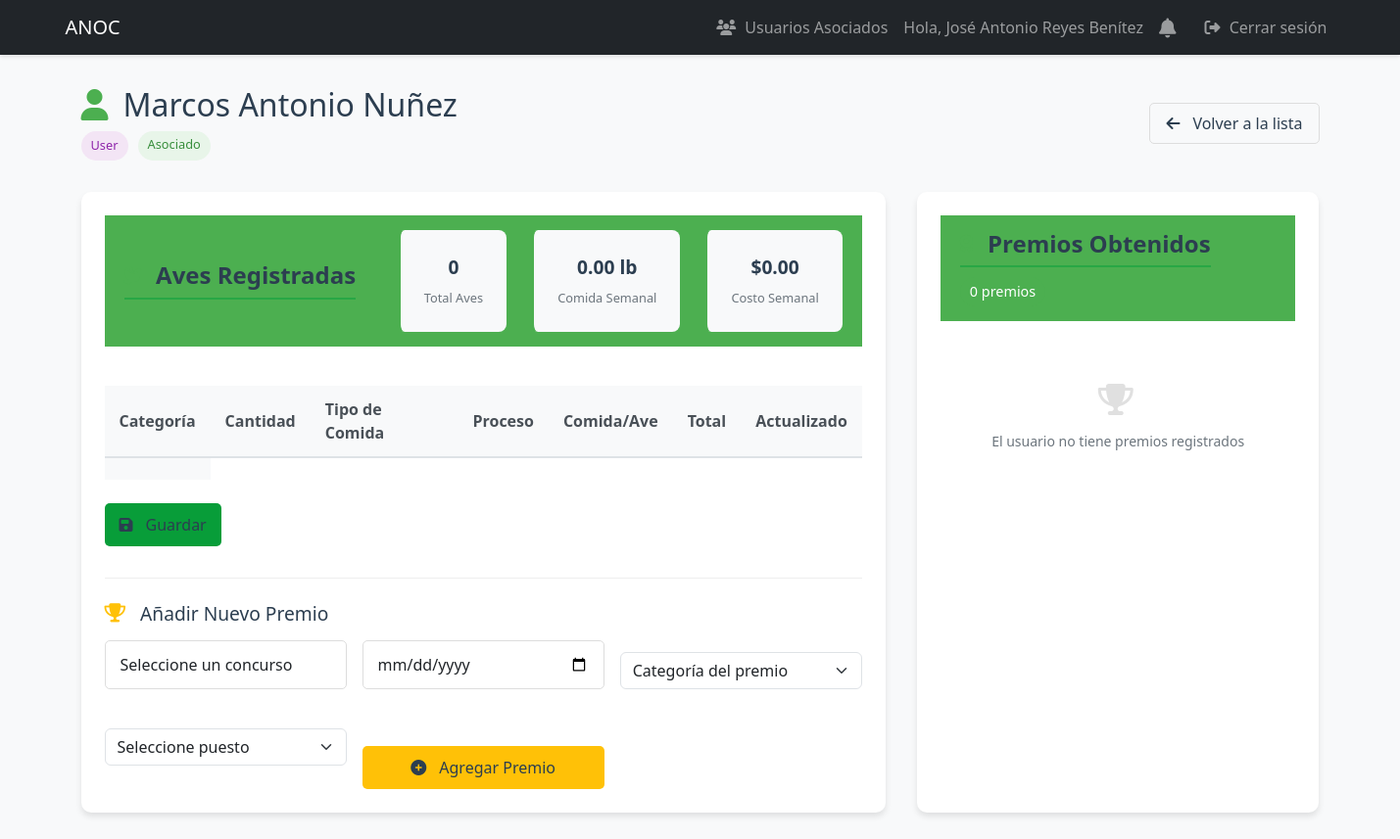
Before: /specialist/user/10 (signed in) with the older database file.
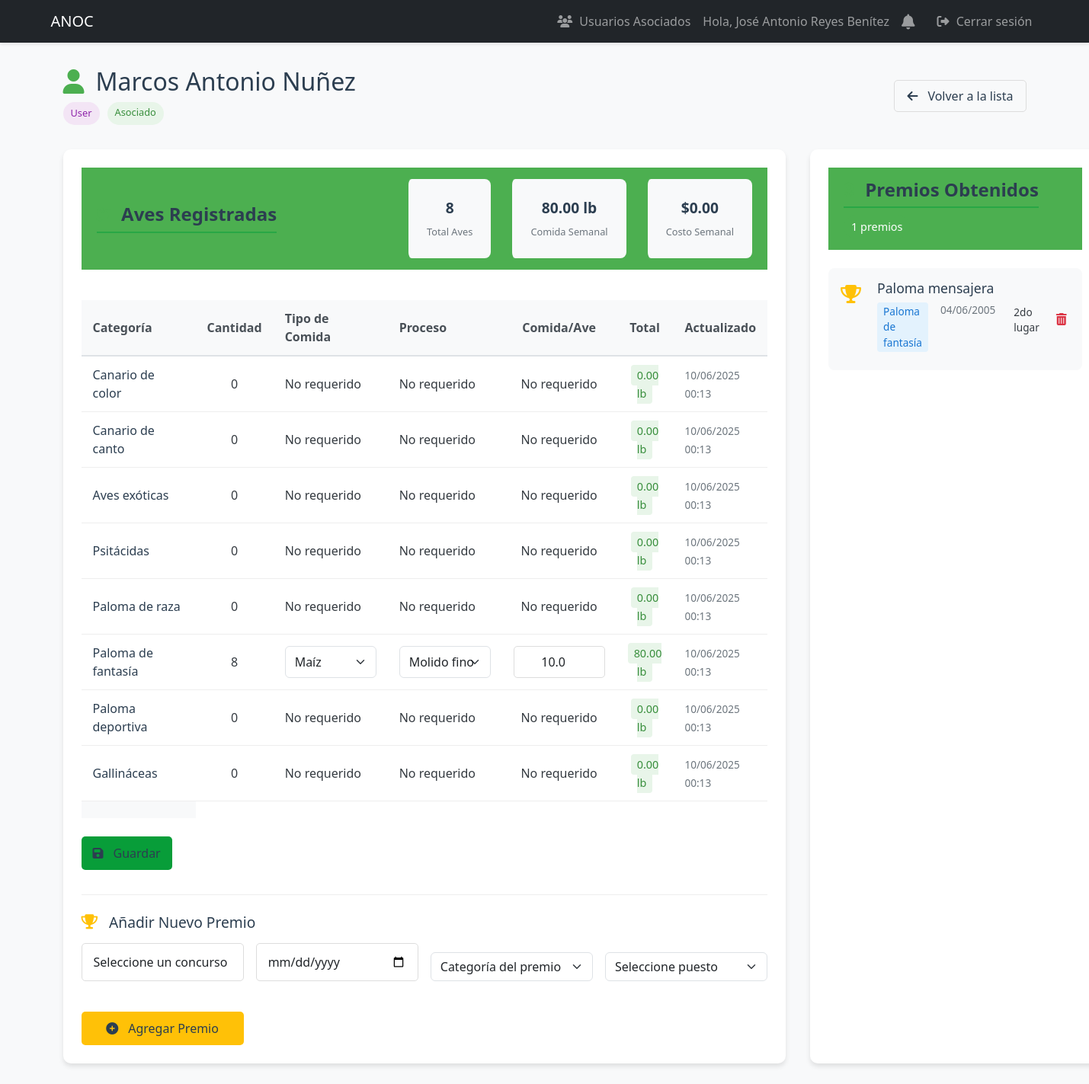
After: the same page with the newer database file.
### models.py (models this page shows, shortened)
class UserBirds(db.Model):
    id = db.Column(db.Integer, primary_key=True)
    user_id = db.Column(db.Integer, db.ForeignKey('user.id'), nullable=False)
    category_id = db.Column(db.Integer, db.ForeignKey('bird_category.id'), nullable=False)
    quantity = db.Column(db.Integer, default=0)
    food_per_bird = db.Column(db.Float)  # lb por ave por día (asignado por especialista)
    food_type = db.Column(db.String(50))  # Tipo de alimento (Maíz, Trigo, etc.)
    food_process = db.Column(db.String(50))  # Proceso del alimento (grano, molido, etc.)
    notes = db.Column(db.Text)  # Notas adicionales sobre las aves
    export_quantity = db.Column(db.Integer, default=0)  # Cantidad para exportación
    last_updated = db.Column(db.DateTime, default=datetime.utcnow, onupdate=datetime.utcnow)
    @property
    def food_required(self):
        return round(self.quantity * (self.food_per_bird or 0), 2)  # Redondeado a 2 decimales

class BirdCategory(db.Model):
    id = db.Column(db.Integer, primary_key=True)
    name = db.Column(db.String(100), nullable=False, unique=True)
    parent_category = db.Column(db.String(100))  # Para jerarquías
    resource_needs = db.Column(db.Text)
    description = db.Column(db.Text)  # Descripción más detallada
    birds = db.relationship('UserBirds', backref='category', lazy=True)

class BirdFoodType(db.Model):
    id = db.Column(db.Integer, primary_key=True)
    name = db.Column(db.String(50), unique=True, nullable=False)  # Ej: "Maíz", "Trigo"
    price_per_pound = db.Column(db.Float, nullable=False, default=0.0)  # Precio por libra
    is_active = db.Column(db.Boolean, default=True)  # Para desactivar tipos sin borrar
    last_updated_by = db.Column(db.Integer, db.ForeignKey('user.id'))
    last_updated = db.Column(db.DateTime)

class Award(db.Model):
    id = db.Column(db.Integer, primary_key=True)
    user_id = db.Column(db.Integer, db.ForeignKey('user.id'), nullable=False)
    contest_name = db.Column(db.String(200), nullable=False)
    award_date = db.Column(db.Date, nullable=False)
    description = db.Column(db.Text)
    category = db.Column(db.String(100))  # Categoría en la que se ganó el premio
    position = db.Column(db.String)  # Posición obtenida (1ro, 2do, etc.)

### app.py (the view, shortened to what this page needs)
@app.route('/specialist/user/<int:user_id>', methods=['GET', 'POST'])
@login_required
def manage_user(user_id):
    if current_user.role not in ['specialist', 'dependiente']:
        abort(403)
    user = db.session.get(User, user_id)
    if not user or not user.is_associated:
        flash('Usuario no asociado o no encontrado', 'danger')
        return redirect(url_for('specialist_users'))
    food_types = db.session.execute(
        select(BirdFoodType).where(BirdFoodType.is_active == True).order_by(BirdFoodType.name)
    ).scalars().all()
    categories = db.session.execute(select(BirdCategory)).scalars().all()
    existing_contests = db.session.execute(
        select(Award.contest_name).distinct().order_by(Award.contest_name)
    ).scalars().all()
    read_only = current_user.role == 'dependiente'
    category_totals = {}
    for bird in user.birds:
        if bird.category.name not in category_totals:
            category_totals[bird.category.name] = 0.0
        if bird.food_per_bird and bird.quantity:
            category_totals[bird.category.name] += bird.food_per_bird * bird.quantity
    return render_template('specialist/manage_user.html',
                         user=user,
                         current_role=current_user.role,
                         read_only=read_only,
                         categories=categories,
                         food_types=food_types,
                         existing_contests=existing_contests,
                         category_totals=category_totals,
                         now=datetime.utcnow())

### app.py (called while the page is built)
@login_manager.user_loader
def load_user(user_id):
    return db.session.get(User, int(user_id))

### templates/specialist/manage_user.html (shortened to what the changed rows need)
{% extends "base.html" %}
{% block content %}
<div class="user-management-container">
    <div class="user-header">
        <div class="header-content">
            <h1><i class="fas fa-user"></i> {{ user.full_name }}</h1>
        </div>
    </div>
    <div class="user-sections">
        <div class="section-card birds-section">
            <div class="section-header">
                <h2><i class="fas fa-dove"></i> Aves Registradas</h2>
                <div class="stats-summary">
                    <div class="stat-item">
                        <span class="stat-value">{{ user.birds|sum(attribute='quantity') }}</span>
                        <span class="stat-label">Total Aves</span>
                    </div>
                    <div class="stat-item">
                        <span class="stat-value">{{ "%.2f"|format(user.birds|sum(attribute='food_required')) }} lb</span>
                        <span class="stat-label">Comida Semanal</span>
                    </div>
                </div>
            </div>
            <form method="POST">
                <div class="table-container">
                    <table class="birds-table">
                        <thead>
                            <tr>
                                <th>Categoría</th>
                                <th class="text-center">Cantidad</th>
                                <th>Tipo de Comida</th>
                                <th>Proceso</th>
                                <th class="text-center">Comida/Ave</th>
                                <th class="text-center">Total</th>
                                <th>Actualizado</th>
                            </tr>
                        </thead>
                        <tbody>
                            {% set total_cost = namespace(value=0) %}
                            {% for bird in user.birds %}
                            <tr>
                                <td class="category-name">{{ bird.category.name }}</td>
                                <td class="text-center quantity-cell">{{ bird.quantity }}</td>
                                <td class="food-type-cell">
                                    {% if current_user.role == 'dependiente' %}
                                        <span class="food-type-value">{{ bird.food_type|default('No especificado', true) }}</span>
                                    {% else %}
                                        {% if bird.quantity == 0 %}
                                            <span class="food-type-value">No requerido</span>
                                        {% else %}
                                            <select class="form-select food-type" name="food_type_{{ bird.id }}"
                                                    data-bird-id="{{ bird.id }}" required>
                                                {% for food in food_types %}
                                                <option value="{{ food.name }}"
                                                        {% if bird.food_type == food.name %}selected{% endif %}>
                                                    {{ food.name }}
                                                </option>
                                                {% endfor %}
                                            </select>
                                        {% endif %}
                                    {% endif %}
                                </td>
                                <td class="process-cell">
                                    {% if current_user.role == 'dependiente' %}
                                        <span class="process-value">{{ bird.food_process|default('No especificado', true) }}</span>
                                    {% else %}
                                        {% if bird.quantity == 0 %}
                                            <span class="process-value">No requerido</span>
                                        {% else %}
                                            <select class="form-select process-select" name="food_process_{{ bird.id }}"
                                                    id="process_{{ bird.id }}" {% if bird.food_type == 'Arroz en cáscara'%}disabled{% endif %}>
                                                <option value="molido fino" {% if bird.food_process == 'molido fino' %}selected{% endif %}>Molido fino</option>
                                            </select>
                                        {% endif %}
                                    {% endif %}
                                </td>
                                <td class="text-center food-per-bird">
                                    {% if current_user.role == 'dependiente' %}
                                        <span class="food-value">{{ bird.food_per_bird|default('No asignado', true) }}</span>
                                    {% else %}
                                        {% if bird.quantity == 0 %}
                                            <span class="food-value">No requerido</span>
                                        {% else %}
                                            <input type="number" step="0.01" class="form-control text-center"
                                                   name="food_{{ bird.id }}" value="{{ bird.food_per_bird or '' }}"
                                                   required>
                                        {% endif %}
                                    {% endif %}
                                </td>
                                <td class="text-center total-food">
                                    <span class="total-badge">{{ "%.2f"|format(bird.food_required) }} lb</span>
                                </td>
                                <td class="update-time">
                                    {% if bird.last_updated %}
                                    <span class="last-updated">{{ bird.last_updated.strftime('%d/%m/%Y %H:%M') }}</span>
                                    {% else %}
                                    <span class="no-record">No registrado</span>
                                    {% endif %}
                                </td>
                            </tr>
                            {% endfor %}
                        </tbody>
                    </table>
                </div>
            </form>
        </div>
        {% if current_user.role != 'dependiente' %}
        <div class="section-card awards-section">
            <div class="section-header">
                <h2><i class="fas fa-award"></i> Premios Obtenidos</h2>
                <span class="badge-count">{{ user.awards|length }} premios</span>
            </div>
            {% if user.awards %}
            <div class="awards-container">
                {% for award in user.awards %}
                <div class="award-item">
                    <div class="award-icon">
                        <i class="fas fa-trophy"></i>
                    </div>
                    <div class="award-details">
                        <h3>{{ award.contest_name }}</h3>
                        <div class="award-meta">
                            <span class="award-category">{{ award.category }}</span>
                            <span class="award-date">{{ award.award_date.strftime('%d/%m/%Y') }}</span>
                            <span class="award-position">{{ award.position }}</span>
                        </div>
                    </div>
                    {% if current_user.role in ['admin', 'specialist'] %}
                    <form method="POST" action="{{ url_for('delete_award', award_id=award.id) }}"
                          class="delete-award-form" onsubmit="return confirm('¿Estás seguro de eliminar este premio?');">
                        <button type="submit" class="btn-delete-award" title="Eliminar premio">
                            <i class="fas fa-trash-alt"></i>
                        </button>
                    </form>
                    {% endif %}
                </div>
                {% endfor %}
            </div>
            {% else %}
            <div class="empty-state">
                <i class="fas fa-trophy"></i>
                <p>El usuario no tiene premios registrados</p>
            </div>
            {% endif %}
        </div>
        {% endif %}
    </div>
</div>
{% endblock %}

Changed rows visible on the page:
added UserBirds: category.name "Canario de color", quantity "0", shows "No requerido", food_required "0.00", last_updated "10/06/2025 00:13"
added UserBirds: category.name "Canario de canto", quantity "0", shows "No requerido", food_required "0.00", last_updated "10/06/2025 00:13"
added UserBirds: category.name "Aves exóticas", quantity "0", shows "No requerido", food_required "0.00", last_updated "10/06/2025 00:13"
added UserBirds: category.name "Psitácidas", quantity "0", shows "No requerido", food_required "0.00", last_updated "10/06/2025 00:13"
added UserBirds: category.name "Paloma de raza", quantity "0", shows "No requerido", food_required "0.00", last_updated "10/06/2025 00:13"
added UserBirds: category.name "Paloma de fantasía", quantity "8", food_type+id "Maíz", food_process+id+food_type "Molido fino", food_per_bird "10.0", food_required "80.00", last_updated "10/06/2025 00:13"
added UserBirds: category.name "Paloma deportiva", quantity "0", shows "No requerido", food_required "0.00", last_updated "10/06/2025 00:13"
added UserBirds: category.name "Gallináceas", quantity "0", shows "No requerido", food_required "0.00", last_updated "10/06/2025 00:13"
added Award: contest_name "Paloma mensajera", category "Paloma de fantasía", award_date "04/06/2005", position "2do lugar"
Other visible differences:
{{ user.birds|sum(attribute='quantity') }}: "0" → "8"
{{ "%.2f"|format(user.birds|sum(attribute='food_required')) }}: "0.00" → "80.00"
{{ user.awards|length }}: "0" → "1"
text no longer shown: "El usuario no tiene premios registrados"
